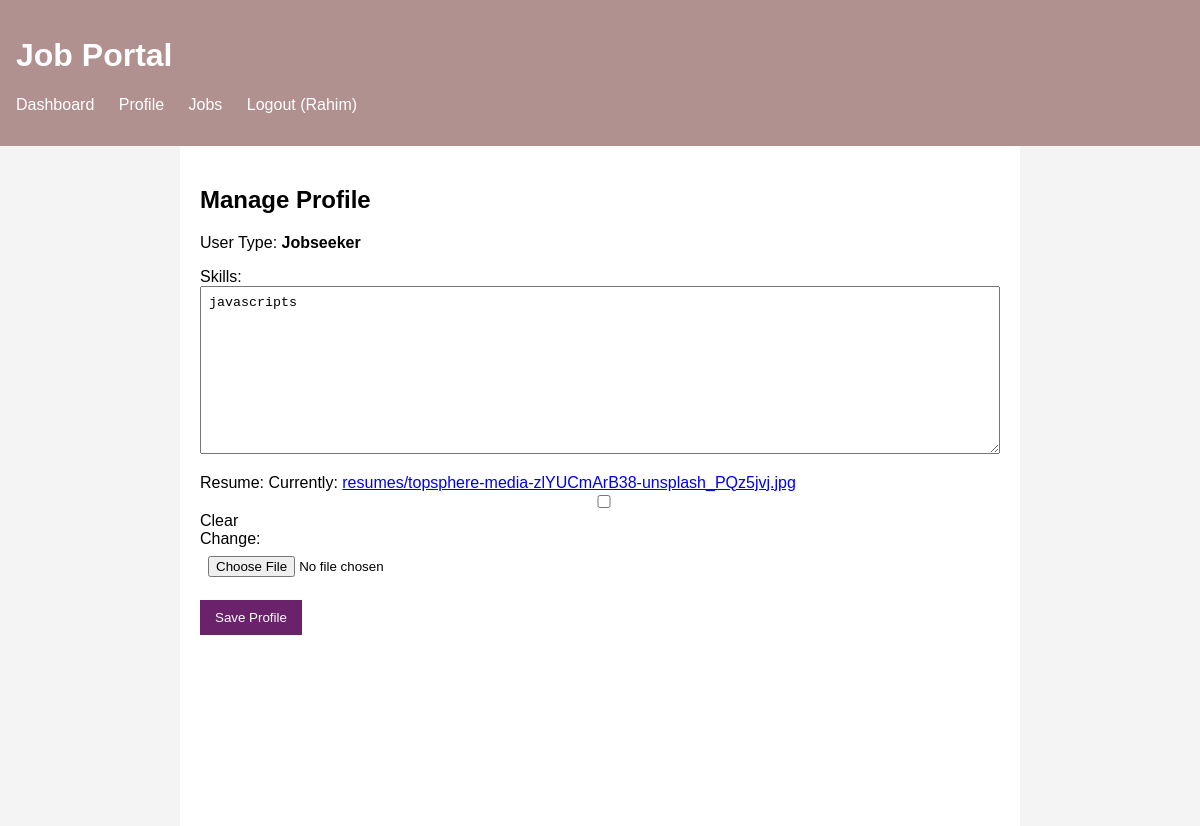
The page /profile/ (signed in) on the database its author committed.
### jobapp/models.py (models this page shows, shortened)
class CustomUser(AbstractUser):
    user_type = models.CharField(max_length=20, choices=USER_TYPE_CHOICES)
    company_name = models.CharField(max_length=100, blank=True, null=True)
    skills = models.TextField(blank=True, null=True)
    resume = models.FileField(upload_to='resumes/', blank=True, null=True)

### jobapp/views.py (the view)
# urls.py: path('profile/', views.manage_profile, name='manage_profile'),
@login_required
def manage_profile(request):
    user = request.user
    if user.user_type == 'recruiter':
        FormClass = RecruiterProfileForm
    else:
        FormClass = JobSeekerProfileForm
    if request.method == 'POST':
        form = FormClass(request.POST, request.FILES, instance=user)
        if form.is_valid():
            form.save()
            return redirect('dashboard')
    else:
        form = FormClass(instance=user)
    return render(request, 'portal/profile_form.html', {'form': form})

### jobapp/forms.py
class JobSeekerProfileForm(forms.ModelForm):
    class Meta:
        model = User
        fields = ['skills', 'resume']

### jobapp/templates/portal/profile_form.html (shortened to what this page needs)
{% extends 'base.html' %}
{% block content %}
<h2>Manage Profile</h2>
<p>User Type: <strong>{{ user.get_user_type_display }}</strong></p>
<form method="post" enctype="multipart/form-data">
    {{ form.as_p }}
    <button type="submit" class="btn">Save Profile</button>
</form>
{% endblock %}

### jobapp/templates/base.html (shortened to what this page needs)
<!DOCTYPE html>
<html lang="en">
<head>
</head>
<body>
    <header>
        <h1>Job Portal</h1>
        <nav>
            <ul>
                {% if user.is_authenticated %}
                    <li><a href="{% url 'dashboard' %}">Dashboard</a></li>
                    <li><a href="{% url 'manage_profile' %}">Profile</a></li>
                    <li><a href="{% url 'job_list' %}">Jobs</a></li>
                    <li><a href="{% url 'logout' %}">Logout ({{ user.username }})</a></li>
                {% else %}
                    <li><a href="{% url 'login' %}">Login</a></li>
                    <li><a href="{% url 'register' %}">Register</a></li>
                {% endif %}
            </ul>
        </nav>
    </header>
    <main>
        {% block content %}{% endblock %}
    </main>
</body>
</html>

### jobapp/templates/base.html (style rules this page uses)
body { font-family: sans-serif; margin: 0; padding: 0; background-color: #f4f4f4; }
header { background-color: #b19090ff; color: #fff; padding: 1rem; }
nav ul { list-style: none; padding: 0; }
nav ul li { display: inline; margin-right: 20px; }
nav a { color: #fff; text-decoration: none; }
main { padding: 20px; max-width: 800px; margin: auto; background: white; min-height: 80vh; }
.btn { padding: 10px 15px; background: #6a236aff; color: white; border: none; cursor: pointer; text-decoration: none; }
form p { margin-bottom: 15px; }
input, select, textarea { padding: 8px; width: 100%; box-sizing: border-box; }

### rows shown on the page
CustomUser: username "Rahim", user_type "Jobseeker", skills "javascripts"
